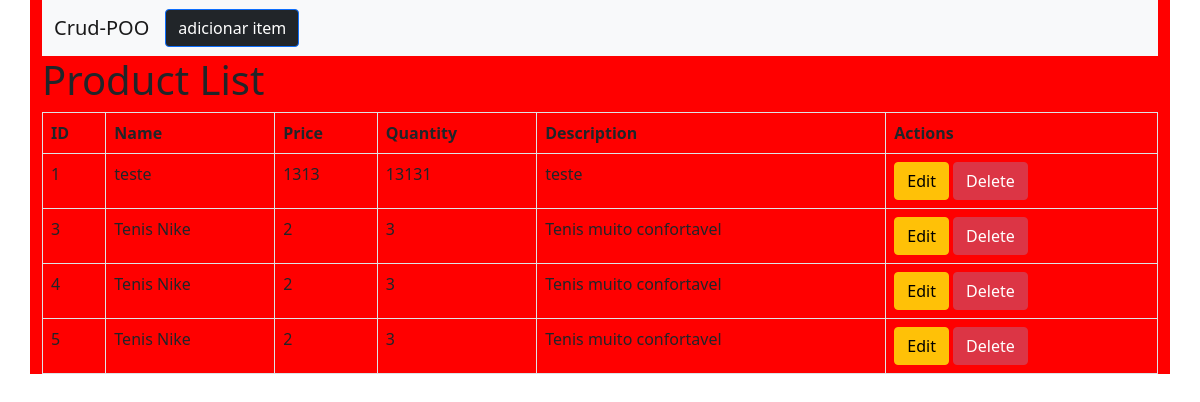
The page / on the database its author committed.
### tables this page shows
CREATE TABLE `produtos` (
  `id` int NOT NULL,
  `nome` varchar(255) DEFAULT NULL,
  `valor` int DEFAULT NULL,
  `quantidade` int DEFAULT NULL,
  `descricao` varchar(255) DEFAULT NULL,
  `imgs` varchar(255) DEFAULT NULL,
  `date` datetime DEFAULT NULL
);

### Classes/insert.php (called while the page is built, shortened)
<?php
class Insert
{
    private string $table;
    private PDO $db;
    public function __construct(PDO $db)
    {
        $this->db = $db;
    }
    public function setTable(string $table)
    {
        $this->table = $table;
    }
    public function getAll()
    {
        $query = "SELECT * FROM " . $this->table;
        $stmt = $this->db->prepare($query);
        $stmt->execute();
        return $stmt->fetchAll(PDO::FETCH_ASSOC);
    }
}

### Public/index.php (the view, shortened to what this page needs)
<?php
require '../Classes/insert.php';
$database = new Database();
$db = $database->connect();
$insert = new Insert($db);
$insert->setTable('produtos');
$products = $insert->getAll();
?>
<!doctype html>
<html lang="en">
<head>
    <link href="https://cdn.jsdelivr.net/npm/bootstrap@5.0.2/dist/css/bootstrap.min.css" rel="stylesheet">
    <link rel="stylesheet" href="assets/css/style.css">
</head>
<body>
    <div class="container">
        <nav class="navbar navbar-expand-lg navbar-light bg-light">
            <div class="container-fluid">
                <a class="navbar-brand" href="#">Crud-POO</a>
                <div class="collapse navbar-collapse" id="navbarSupportedContent">
                    <button type="button" class="btn btn-primary flex-end bg-dark" data-bs-toggle="modal" data-bs-target="#staticBackdrop">
                        adicionar item
                    </button>
                </div>
            </div>
        </nav>
        <h1>Product List</h1>
        <table class="table table-bordered">
            <thead>
                <tr>
                    <th>ID</th>
                    <th>Name</th>
                    <th>Price</th>
                    <th>Quantity</th>
                    <th>Description</th>
                    <th>Actions</th>
                </tr>
            </thead>
            <tbody>
                <?php foreach ($products as $prod): ?>
                    <tr>
                        <td><?php echo htmlspecialchars($prod['id']); ?></td>
                        <td><?php echo htmlspecialchars($prod['nome']); ?></td>
                        <td><?php echo htmlspecialchars($prod['valor']); ?></td>
                        <td><?php echo htmlspecialchars($prod['quantidade']); ?></td>
                        <td><?php echo htmlspecialchars($prod['descricao']); ?></td>
                        <td>
                            <a href="?edit_id=<?php echo $prod['id']; ?>" class="btn btn-warning">Edit</a>
                            <a href="#" class="btn btn-danger" onclick="confirmDelete(<?php echo $prod['id']; ?>)">Delete</a>
                        </td>
                    </tr>
                <?php endforeach; ?>
            </tbody>
        </table>
    </div>
</body>
</html>

### assets/css/style.css (style rules this page uses)
.container { background-color: red; }

### rows shown on the page
produtos: id "1", nome "teste", valor "1313", quantidade "13131", descricao "teste"
produtos: id "3", nome "Tenis Nike", valor "2", quantidade "3", descricao "Tenis muito confortavel"
produtos: id "4", nome "Tenis Nike", valor "2", quantidade "3", descricao "Tenis muito confortavel"
produtos: id "5", nome "Tenis Nike", valor "2", quantidade "3", descricao "Tenis muito confortavel"
